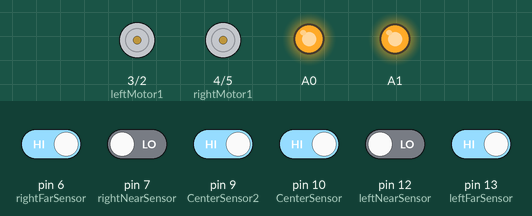
A sketch run on a simulated Arduino Uno, built with avr-gcc and run on an emulated ATmega328P. On the bench: motor-driver pin pairs drawn as motors (green arrow = first pin HIGH = forward, orange = second pin HIGH = backward, longer = more drive), output pins drawn as LEDs (lit = HIGH). The test bench sets the inputs (shaded band); at power-on: pin 6 (rightFarSensor), pin 9 (CenterSensor2), pin 10 (CenterSensor), pin 13 (leftFarSensor) HIGH, pin 7 (rightNearSensor), pin 12 (leftNearSensor) LOW.

Above: at 2.2 s.
2.3 s: pin 6 (rightFarSensor) driven LOW
At 4.8 s:
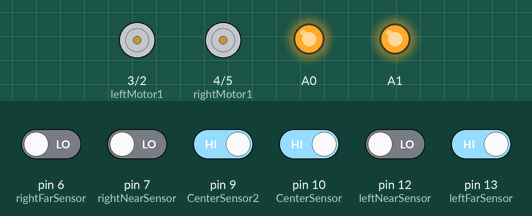
7.2 s: pin 9 (CenterSensor2) driven LOW and pin 13 (leftFarSensor) driven LOW
At 8.2 s:
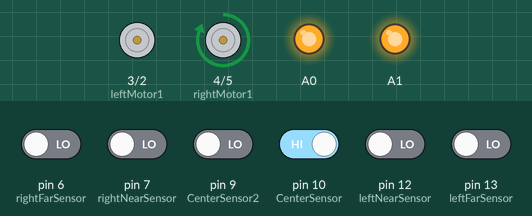
9.2 s: pin 10 (CenterSensor) driven LOW
At 10.6 s:
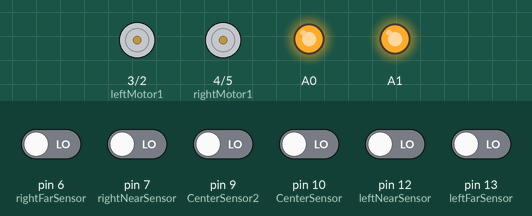
Timing chart, 0 to 20.1 s (numbered marks = the images above; inputs shaded):
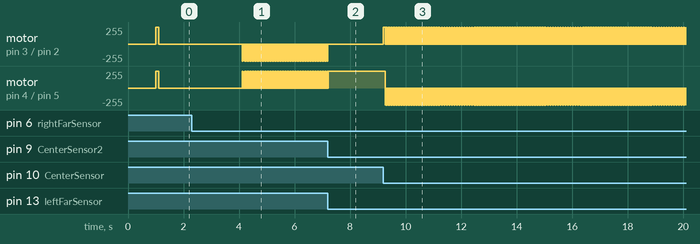

The sketch:

dryrun.ino
```cpp
#define leftFarSensor     13
#define leftNearSensor    12
#define CenterSensor      10
#define CenterSensor2     9
#define rightNearSensor   7
#define rightFarSensor    6


int leftFarReading;
int leftNearReading;
int CenterReading;
int CenterReading2;
int rightNearReading;
int rightFarReading;

 int leftNudge;
int replaystage;
int rightNudge;


char path[30] = {};
int pathLength;
int readLength;


/*int redPin = 6;
int greenPin = 9;
int bluePin = 10;*/

#define leapTime 100

#define leftMotor1  3
#define leftMotor2  2

#define rightMotor1 4
#define rightMotor2 5

void straight();
void HLHL();
void LLLL();
void LHHL();
void turnLeft();
void turnRight();
void HLLH();
void done();
void LLHL();
void HLLL();
void turnAround();
void readSensors();

void setup() {
  pinMode(leftNearSensor, INPUT);
  pinMode(leftFarSensor, INPUT);
  pinMode(CenterSensor, INPUT);
  pinMode(CenterSensor2, INPUT);
  pinMode(rightNearSensor, INPUT);
  pinMode(rightFarSensor, INPUT);

  pinMode(leftMotor1, OUTPUT);
  pinMode(leftMotor2, OUTPUT);
  pinMode(rightMotor1, OUTPUT);
  pinMode(rightMotor2, OUTPUT);
  Serial.begin(9600);
  delay(1000);
  analogWrite(A0,130);
  analogWrite(A1,130);

}

void loop() {
  readSensors();

  if(leftFarReading == 0 && (CenterReading==1 || CenterReading2 == 1) && rightFarReading == 0 ){
      straight();
    }

  else if(leftFarReading == 1  && rightFarReading == 0){
      turnLeft();

    }
  else if(rightFarReading == 1 && CenterReading2 == 1){
    if(leftFarReading == 1){
        HLHL();
       delay(leapTime);
      LLLL();
      delay(20);

      readSensors();
     if (leftFarReading == 1 && CenterReading ==1 && CenterReading2 == 1 && rightFarReading == 1){
        done();
        }

      else if(leftFarReading ==0 ){
        turnLeft();
        }

      }
     else{
     HLHL();
     delay(leapTime-80);
     LLLL();
      readSensors();
      if(CenterReading == 0 && CenterReading2 == 0){
        turnRight();
        }

      }
   }
  else{
    turnAround();

    }
}

void readSensors(){
  leftFarReading     = digitalRead(leftFarSensor);
  leftNearReading    = digitalRead(leftNearSensor);
  CenterReading = digitalRead(CenterSensor);
  CenterReading2 = digitalRead(CenterSensor2);
  rightNearReading   = digitalRead(rightNearSensor);
  rightFarReading    = digitalRead(rightFarSensor);
  /*Serial.println(leftFarReading);
  Serial.println(leftNearReading);
  Serial.println(CenterReading);
  Serial.println(CenterReading2);
  Serial.println(rightNearReading);
  Serial.println(rightFarReading);*/


}


void HLHL()
{
  //Serial.println("straight");
digitalWrite(leftMotor1, HIGH);
digitalWrite(leftMotor2, LOW);
digitalWrite(rightMotor1, HIGH);
digitalWrite(rightMotor2, LOW);
}
void LLLL()
{
digitalWrite(leftMotor1, LOW);
digitalWrite(leftMotor2, LOW);
digitalWrite(rightMotor1, LOW);
digitalWrite(rightMotor2, LOW);
}
void LHHL()
{
digitalWrite(leftMotor1, LOW);
digitalWrite(leftMotor2, HIGH);
digitalWrite(rightMotor1, HIGH);
digitalWrite(rightMotor2, LOW);
}
void HLLH()
{

digitalWrite(leftMotor1, HIGH);
digitalWrite(leftMotor2, LOW);
digitalWrite(rightMotor1, LOW);
digitalWrite(rightMotor2, HIGH);
}
void LLHL()
{
digitalWrite(leftMotor1, LOW);
digitalWrite(leftMotor2, LOW);
digitalWrite(rightMotor1, HIGH);
digitalWrite(rightMotor2, LOW);
}
void HLLL()
{

  digitalWrite(leftMotor1, HIGH);
  digitalWrite(leftMotor2, LOW);
  digitalWrite(rightMotor1, LOW);
  digitalWrite(rightMotor2, LOW);
}
void LHLL()
{

  digitalWrite(leftMotor1, LOW);
  digitalWrite(leftMotor2, HIGH);
  digitalWrite(rightMotor1, LOW);
  digitalWrite(rightMotor2, LOW);
}


void straight(){

  //readSensors();
  if(digitalRead(CenterSensor2) == 0 &&  leftFarReading == 0 && rightFarReading == 0){
    LLHL();
    delay(3);
    return;
  }
  if(digitalRead(CenterSensor) == 0 && leftFarReading == 0 && rightFarReading == 0){
    HLLL();
    delay(3);
    return;
  }
  HLHL();
  delay(10);
  LLLL();
  delay(30);


}
void turnLeft(){
  /*LHHL();
  delay(180);*/

  while(digitalRead(leftNearSensor)==1){
   LHHL();
    delay(10);
   LLLL();
    delay(20);
  }


  while(!(digitalRead(CenterSensor)==1 && digitalRead(leftFarSensor) ==0 )){
     LHHL();
     delay(10);
    LLLL();
    delay(20);

  }

  }

void turnRight(){
  HLLH();
  delay(60);

  while(digitalRead(rightNearSensor)==1){
     HLLH();
     delay(10);
     LLLL();
    delay(20);
  }
  while(!(digitalRead(CenterSensor2)==1 && digitalRead(rightFarSensor) ==0 )){
    HLLH();
    delay(10);
    LLLL();
    delay(20);
   }
  }

void turnAround(){
    HLHL();
    delay(60);
    HLLH();
    while(!(CenterReading == 1 && CenterReading2 == 1)){
     delay(10);
     LLLL();
     delay(20);
     readSensors();
     HLLH();


     }

  }
void done(){
  LLLL();
  delay(3000);


  }
```

Measured:
- after the input at 7.2 s, motor on pin 3 (leftMotor1) / pin 2 (leftMotor2): stops changing and stays stopped; motor on pin 4 (rightMotor1) / pin 5 (rightMotor2): goes on until 7.2 s, then stays forward 255/255
- after the input at 9.2 s, motor on pin 3 (leftMotor1) / pin 2 (leftMotor2): stopped → forward 255/255 at once, then repeats every 0.03 s: stopped 0.02 s, forward 255/255 0.01 s; motor on pin 4 (rightMotor1) / pin 5 (rightMotor2): alternates backward 255/255 for 0.01 s and stopped for 0.02 s, starting after 0.06 s
